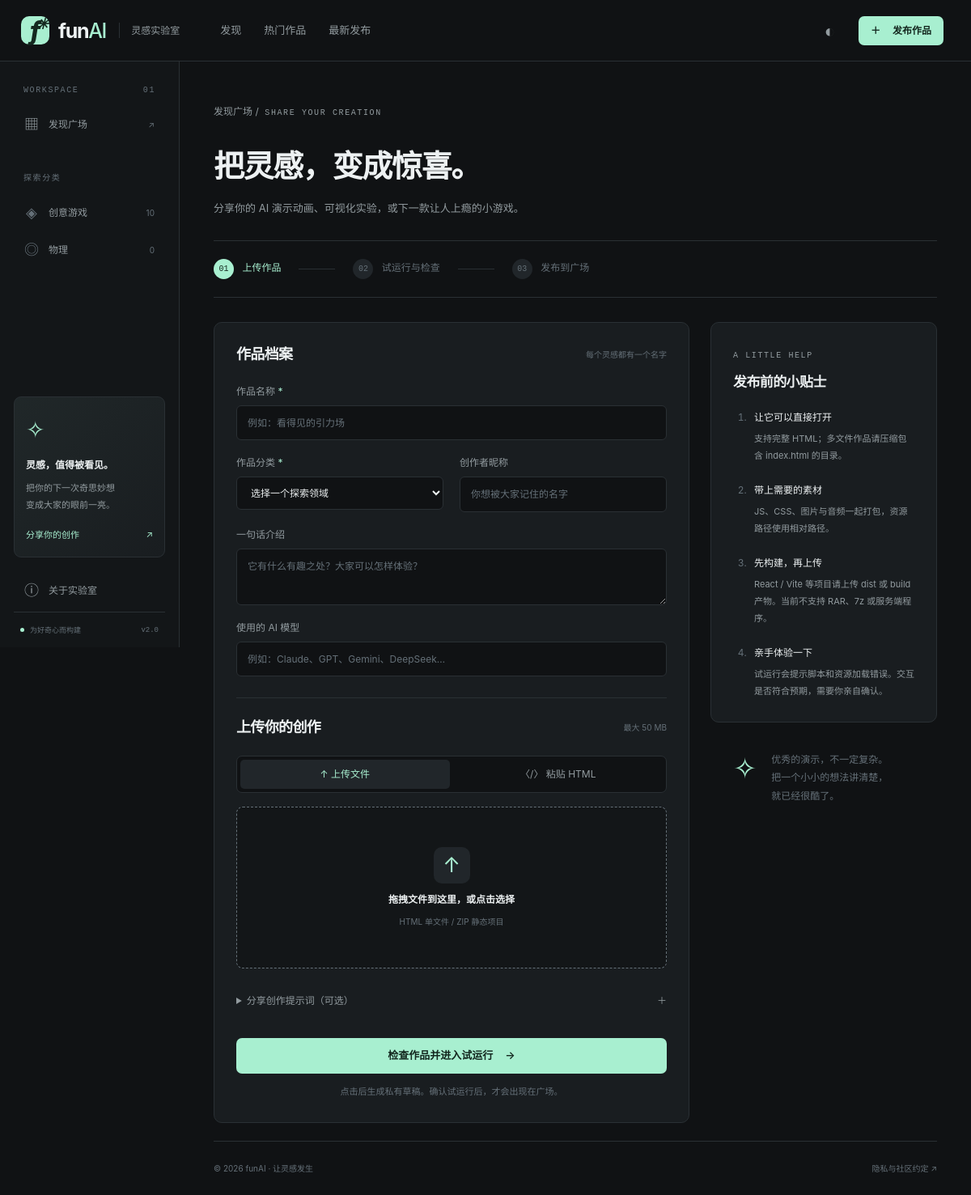
Before: /upload with the older database file.
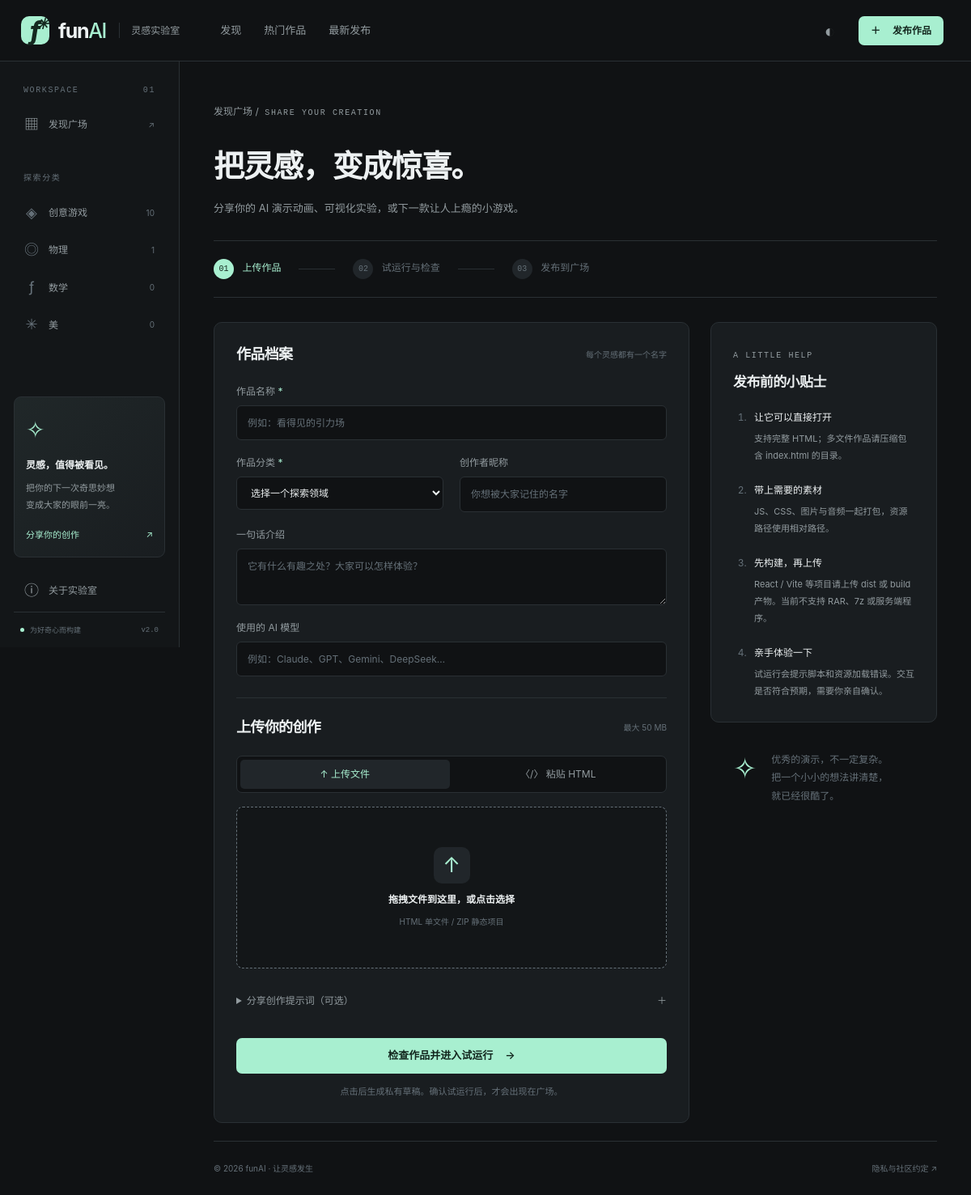
After: the same page with the newer database file.
### database.py (models this page shows)
class Category(Base):
    __tablename__ = "categories"
    id = Column(Integer, primary_key=True, index=True)
    name = Column(String, unique=True, index=True)
    created_at = Column(DateTime, default=datetime.utcnow)

### community.py (the view)
@router.get("/upload")
def upload_page(request: Request, db: Session = Depends(get_db)):
    return templates.TemplateResponse("upload.html", context(request, db))

### templates/upload.html
{% extends "base.html" %}{% block title %}发布作品{% endblock %}{% block content %}
<div class="page-heading"><a class="breadcrumb" href="/">发现广场 /</a><span class="eyebrow"> SHARE YOUR CREATION</span><h1>把灵感，变成惊喜。</h1><p>分享你的 AI 演示动画、可视化实验，或下一款让人上瘾的小游戏。</p></div><div class="steps"><span class="active"><b>01</b> 上传作品</span><i></i><span><b>02</b> 试运行与检查</span><i></i><span><b>03</b> 发布到广场</span></div>
<div class="upload-layout"><form id="upload-form" class="panel" enctype="multipart/form-data"><div class="panel-heading"><h2>作品档案</h2><span>每个灵感都有一个名字</span></div><label>作品名称 <em>*</em><input name="title" required maxlength="80" placeholder="例如：看得见的引力场"></label><div class="form-row"><label>作品分类 <em>*</em><select name="category_id" required><option value="">选择一个探索领域</option>{% for category in categories %}<option value="{{ category.id }}">{{ category.name }}</option>{% endfor %}</select></label><label>创作者昵称<input name="author" maxlength="40" placeholder="你想被大家记住的名字"></label></div><label>一句话介绍<textarea name="description" rows="2" maxlength="1000" placeholder="它有什么有趣之处？大家可以怎样体验？"></textarea></label><label>使用的 AI 模型<input name="ai_model" maxlength="60" placeholder="例如：Claude、GPT、Gemini、DeepSeek…"></label><div class="panel-heading upload-section-heading"><h2>上传你的创作</h2><span>最大 50 MB</span></div><div class="mode-tabs"><button type="button" class="active" data-upload-mode="file">↑ 上传文件</button><button type="button" data-upload-mode="code">〈/〉 粘贴 HTML</button></div><div id="file-mode"><label class="dropzone" id="dropzone"><input type="file" name="file" id="work-file" accept=".html,.htm,.zip"><span class="upload-glyph">↑</span><strong id="file-label">拖拽文件到这里，或点击选择</strong><span>HTML 单文件 / ZIP 静态项目</span></label></div><div id="code-mode" hidden><label>完整 HTML 代码<textarea class="code-input" name="html_code" rows="12" placeholder="<!doctype html>&#10;<html>…</html>" spellcheck="false"></textarea></label></div><details class="prompt-details"><summary>分享创作提示词（可选） <span>＋</span></summary><textarea name="prompt" maxlength="10000" rows="4" placeholder="记录你的提示词，让更多人从中获得灵感。"></textarea></details><div class="form-error" id="upload-error" role="alert" hidden></div><button class="button primary wide" type="submit" id="upload-submit">检查作品并进入试运行 <span>→</span></button><p class="form-hint">点击后生成私有草稿。确认试运行后，才会出现在广场。</p></form><aside class="upload-guide"><div class="panel"><span class="eyebrow">A LITTLE HELP</span><h3>发布前的小贴士</h3><ol><li><strong>让它可以直接打开</strong><p>支持完整 HTML；多文件作品请压缩包含 index.html 的目录。</p></li><li><strong>带上需要的素材</strong><p>JS、CSS、图片与音频一起打包，资源路径使用相对路径。</p></li><li><strong>先构建，再上传</strong><p>React / Vite 等项目请上传 dist 或 build 产物。当前不支持 RAR、7z 或服务端程序。</p></li><li><strong>亲手体验一下</strong><p>试运行会提示脚本和资源加载错误。交互是否符合预期，需要你亲自确认。</p></li></ol></div><div class="guide-tip"><span>✧</span><p>优秀的演示，不一定复杂。<br>把一个小小的想法讲清楚，<br>就已经很酷了。</p></div></aside></div>{% endblock %}

### templates/base.html (shortened to what this page needs)
<!doctype html>
<html lang="zh-CN" data-theme="graphite">
<head><link rel="stylesheet" href="/static/app.css?v=20260914-1"></head>
<body><a class="skip" href="#main">跳转到内容</a>
<header class="topbar"><a class="brand" href="/"><span class="brand-mark">f<span>✳</span></span><strong>fun<span>AI</span></strong><span class="brand-caption">灵感实验室</span></a><nav class="topnav" aria-label="主导航"><a href="/" class="{{ 'active' if request.url.path == '/' else '' }}">发现</a><a href="/?sort=hot#explore">热门作品</a><a href="/?sort=latest#explore">最新发布</a></nav><div class="top-actions"><button class="icon-button" id="theme-toggle" title="切换主题" aria-label="切换配色主题">◐</button><a href="/upload" class="button primary small"><span>＋</span> 发布作品</a></div></header>
<div class="app-layout"><aside class="sidebar"><p class="nav-label">WORKSPACE <span>01</span></p><a class="side-link {{ 'selected' if request.url.path == '/' and not selected_category|default(0) else '' }}" href="/"><span>▦</span> 发现广场 <span class="link-arrow">↗</span></a><p class="nav-label category-label">探索分类</p><nav aria-label="作品分类">{% set symbols = ['◈','◎','ƒ','✳','✧','⌘','◇','⊞'] %}{% for category in categories %}<a class="side-link {{ 'selected' if selected_category|default(0) == category.id else '' }}" href="/?category_id={{ category.id }}"><span class="category-symbol">{{ symbols[loop.index0 % 8] }}</span>{{ '创意游戏' if category.name == '游戏' else category.name }}<small>{{ counts.get(category.id,0) }}</small></a>{% endfor %}</nav><div class="sidebar-bottom"><div class="creator-note"><span class="spark">✧</span><strong>灵感，值得被看见。</strong><p>把你的下一次奇思妙想<br>变成大家的眼前一亮。</p><a href="/upload">分享你的创作 <span>↗</span></a></div><a class="side-link muted" href="/about"><span>ⓘ</span> 关于实验室</a><div class="system-status"><i></i> 为好奇心而构建 <span>v2.0</span></div></div></aside>
<main id="main" class="main-content">{% block content %}{% endblock %}<footer><span>© {{ current_year }} funAI · 让灵感发生</span><a href="/privacy">隐私与社区约定 ↗</a></footer></main></div></body></html>

Changed rows visible on the page:
computed for Category "物理": get "0" → "1"
added Category: symbols "ƒ", name "数学", get "0"
added Category: symbols "✳", name "美", get "0"
